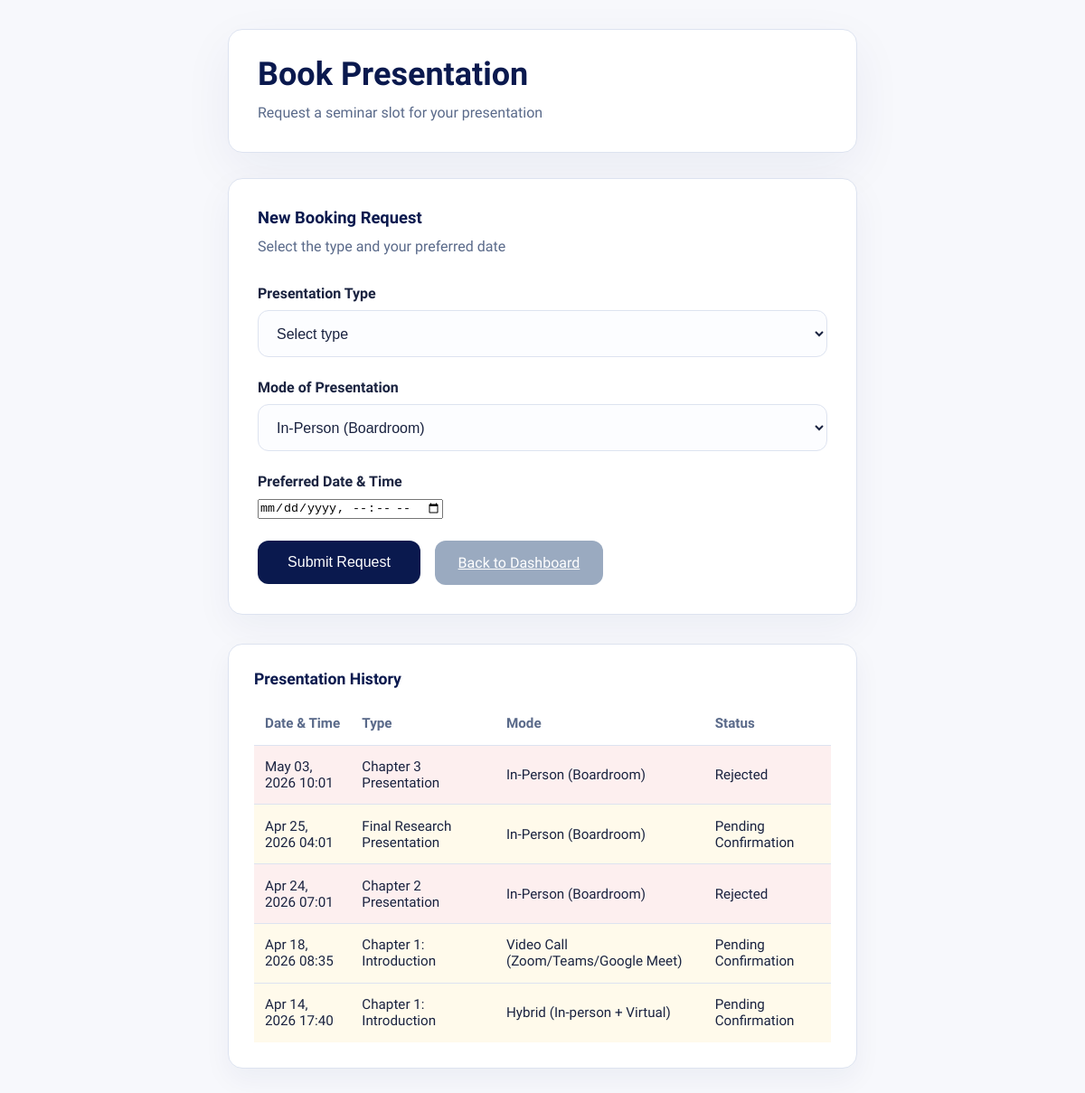
/students/book-presentation/ (signed in), run on the app's committed database.
### students/models.py (models this page shows, shortened)
class PresentationBooking(models.Model):
    student = models.ForeignKey("Student", on_delete=models.CASCADE, related_name="bookings")
    title = models.CharField(max_length=255)  # e.g., "Chapter 4 Presentation"
    date = models.DateTimeField()
    created_at = models.DateTimeField(auto_now_add=True)
    MEETING_TYPE_CHOICES = [
        ("in_person", "In-Person (Boardroom)"),
        ("video_call", "Video Call (Zoom/Teams/Google Meet)"),
        ("hybrid", "Hybrid (In-person + Virtual)"),
        ("phone_call", "Phone Call"),
    ]
    meeting_type = models.CharField(max_length=20, choices=MEETING_TYPE_CHOICES, default="in_person")
    STATUS_CHOICES = [
        ("pending", "Pending Confirmation"),
        ("approved", "Approved"),
        ("rejected", "Rejected"),
    ]
    status = models.CharField(max_length=20, choices=STATUS_CHOICES, default="pending")
    notes = models.TextField(blank=True, null=True)  # Additional notes about the meeting

### students/views.py (the view)
# urls.py: path('book-presentation/', book_presentation, name='book_presentation'),
@login_required
def book_presentation(request):
    student = request.user.student_profile
    if request.method == "POST":
        form = PresentationBookingForm(request.POST)
        if form.is_valid():
            booking = form.save(commit=False)
            booking.student = student
            try:
                booking.full_clean()  # runs the clean() method
                booking.save()
                messages.success(request, "Presentation booked successfully!")
                return redirect('book_presentation')
            except ValidationError as e:
                form.add_error(None, e)
        else:
            messages.error(request, "Form is invalid.")
    else:
        form = PresentationBookingForm()
    bookings = PresentationBooking.objects.filter(student=student).order_by('-date')
    return render(request, 'students/book_presentation.html', {
        'form': form,
        'bookings': bookings,
    })

### students/forms.py
class PresentationBookingForm(forms.ModelForm):
    class Meta:
        model = PresentationBooking
        fields = ['title', 'date', 'meeting_type', 'notes']
        widgets = {
            'title': forms.TextInput(attrs={
                'class': 'form-input',
                'placeholder': 'e.g. Chapter 4 revision discussion'
            }),
            'date': forms.DateTimeInput(attrs={
                'type': 'datetime-local',
                'class': 'form-input'
            }),
            'meeting_type': forms.Select(attrs={
                'class': 'form-select'
            }),
            'notes': forms.Textarea(attrs={
                'class': 'form-textarea',
                'rows': 3,
                'placeholder': 'Any specific topics or documents to review…'
            }),
        }

### templates/students/book_presentation.html (shortened to what this page needs)
{% load static %}
<!DOCTYPE html>
<html lang="en">
<head>
</head>
<body>
<div class="container">
  <div class="page-header">
    <h1>Book Presentation</h1>
    <p>Request a seminar slot for your presentation</p>
  </div>
  <form method="POST" class="form-card">
    <div class="form-group">
      <div class="section-title">New Booking Request</div>
      <div class="section-text">Select the type and your preferred date</div>
    </div>
    <div class="form-group">
      <label for="presentation-type">Presentation Type</label>
      <select id="presentation-type" name="title" class="form-select" required>
                <option value="" disabled selected>Select type</option>
            </select>
        </div>
        <div class="form-group">
            <label for="{{ form.meeting_type.id_for_label }}">Mode of Presentation</label>
            {{ form.meeting_type }}
        </div>
        <div class="form-group">
            <label for="{{ form.date.id_for_label }}">Preferred Date & Time</label>
            {{ form.date }}
        </div>
        <div class="form-actions">
            <button type="submit" class="btn">Submit Request</button>
            <a href="{% url 'student_dashboard' %}" class="btn btn-secondary">Back to Dashboard</a>
        </div>
    </form>
    <div class="history-card">
      <div class="history-header">Presentation History</div>
      {% if bookings %}
      <table class="history-table">
        <thead>
          <tr>
            <th>Date & Time</th>
            <th>Type</th>
            <th>Mode</th>
            <th>Status</th>
          </tr>
        </thead>
        <tbody>
          {% for booking in bookings %}
          <tr class="status-{{ booking.status }}">
            <td>{{ booking.date|date:"M d, Y H:i" }}</td>
            <td>{{ booking.title }}</td>
            <td>{{ booking.get_meeting_type_display }}</td>
            <td>{{ booking.get_status_display }}</td>
          </tr>
          {% endfor %}
        </tbody>
      </table>
      {% else %}
      <p class="history-empty">No presentation bookings yet. Submit a request above to begin.</p>
      {% endif %}
    </div>
</div>
</body>
</html>

### templates/students/book_presentation.html (style rules this page uses)
:root { --navy:#0A194E; --navy2:#0D2260; --amber:#FFC107; --amber2:#FFD54F; --amber-dark:#E6AD00; --white:#FFFFFF; --off:#F7F8FC; --off2:#EEF1F8; --text:#1A2340; --muted:#5A6A8A; --soft:#9AAAC0; --border:#DDE3F0; --green:#1DA462; --green-dim:rgba(29,164,98,0.1); --red:#E53935; --red-dim:rgba(229,57,53,0.1); --blue:#1E7EDE; --blue-dim:rgba(30,126,222,0.1); --orange:#F57C00; --orange-dim:rgba(245,124,0,0.1); --sidebar-w:230px }
*,*::before,*::after { box-sizing:border-box;margin:0;padding:0 }
body { font-family:'Plus Jakarta Sans',sans-serif; background:var(--off); color:var(--text); min-height:100vh; }
.container { max-width:760px; margin:0 auto; padding:2rem; }
.page-header { background:#fff; border:1px solid var(--border); border-radius:1rem; padding:1.75rem 2rem; box-shadow:0 18px 55px rgba(13,34,96,0.06); margin-bottom:1.75rem; }
.page-header h1 { color:var(--navy); font-size:2.25rem; margin-bottom:0.5rem; }
.page-header p { color:var(--muted); line-height:1.8; font-size:1rem; }
.form-card { background:#fff; border:1px solid var(--border); border-radius:1rem; padding:2rem; box-shadow:0 14px 40px rgba(13,34,96,0.05); }
.section-title { margin-bottom:0.5rem; font-size:1.15rem; font-weight:700; color:var(--navy); }
.section-text { margin-bottom:1.75rem; color:var(--muted); line-height:1.75; }
.form-group { margin-bottom:1.5rem; }
.form-group label { display:block; margin-bottom:0.6rem; font-weight:600; color:var(--text); }
.form-control, .form-select { width:100%; padding:0.95rem 1rem; border:1px solid var(--border); border-radius:0.75rem; font-size:1rem; color:var(--text); background:#fcfdff; }
.form-actions { display:flex; flex-wrap:wrap; gap:1rem; align-items:center; margin-top:1rem; }
.history-card { margin-top:2rem; background:#fff; border:1px solid var(--border); border-radius:1rem; padding:1.75rem; box-shadow:0 12px 30px rgba(13,34,96,0.05); }
.history-header { font-size:1.1rem; font-weight:700; color:var(--navy); margin-bottom:1rem; }
.history-table { width:100%; border-collapse:collapse; }
.history-table th, .history-table td { text-align:left; padding:0.9rem 0.75rem; border-bottom:1px solid var(--border); font-size:0.95rem; }
.history-table th { color:var(--muted); font-weight:600; }
.history-table tbody tr:last-child td { border-bottom:none; }
.history-table tr.status-pending { background:rgba(255,193,7,0.08); }
.history-table tr.status-rejected { background:rgba(229,57,53,0.08); }
.history-table tr.status-pending td, .history-table tr.status-approved td, .history-table tr.status-rejected td { transition:background 0.2s ease; }
.btn { background:var(--navy); color:var(--white); padding:0.95rem 1.6rem; border:none; border-radius:0.75rem; cursor:pointer; font-size:1rem; min-width:180px; }
.btn-secondary { background:var(--soft); color:var(--white); }

### data on the page
PresentationBooking: date "May 03, 2026 10:01", title "Chapter 3 Presentation", meeting_type "In-Person (Boardroom)", status "Rejected"
PresentationBooking: date "Apr 25, 2026 04:01", title "Final Research Presentation", meeting_type "In-Person (Boardroom)", status "Pending Confirmation"
PresentationBooking: date "Apr 24, 2026 07:01", title "Chapter 2 Presentation", meeting_type "In-Person (Boardroom)", status "Rejected"
PresentationBooking: date "Apr 18, 2026 08:35", title "Chapter 1: Introduction", meeting_type "Video Call (Zoom/Teams/Google Meet)", status "Pending Confirmation"
PresentationBooking: date "Apr 14, 2026 17:40", title "Chapter 1: Introduction", meeting_type "Hybrid (In-person + Virtual)", status "Pending Confirmation"
